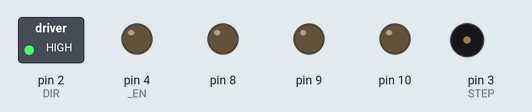
Recording of a sketch running on a simulated Arduino Uno, built with avr-gcc and run on an emulated ATmega328P. Parts: switched loads named in the sketch (green lamp = pin HIGH), output pins drawn as LEDs (lit = HIGH), buzzer (waves = sounding).

Above: at 0.1 s.
At 0.9 s:
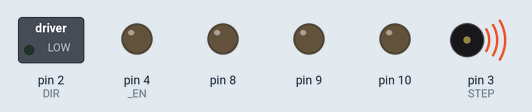
At 1.7 s:
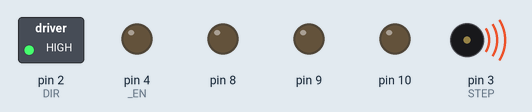
At 2.6 s:
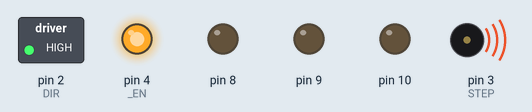
Timing chart, 0 to 3.2 s (numbered marks = the images above):
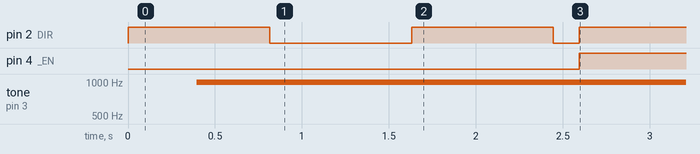

The sketch:

Stepper_Driver_OrgTomVersion.ino
```cpp
/*
  Author: Tom Johnson
  Date: 26/09/2019
  Editor: Ashley, Harrison Outram
  Last Updated: 4/10/2019
  Organisation: Curtin Robotics Club (CRoC)
  Project: Climbing Clock (2019)
  Purpose: To control the stepper motors for the Climbing Clock
*/

#define DIR 2 // Direction
#define STEP 3 // Step
#define _EN 4 // Encoder

float duration = 0.0;

void setup() {
  pinMode(2, OUTPUT); digitalWrite(2, HIGH);
  pinMode(3, OUTPUT); digitalWrite(2, HIGH);
  pinMode(8, OUTPUT); digitalWrite(8, LOW);
  pinMode(9, OUTPUT); digitalWrite(9, LOW);
  pinMode(10, OUTPUT); digitalWrite(10, LOW);
  pinMode(4, OUTPUT); digitalWrite(4, LOW);
}

void loop() {
  digitalWrite(DIR, sin(duration) > 0.0 ? HIGH : LOW);
  tone( STEP, 1000.0 * fabs(sin(duration)) );
  duration += 0.001;

  if (duration > 10.0) {
    duration = 0.0;
    digitalWrite(_EN, digitalRead(_EN) ? LOW : HIGH );
  }
}
```

Measured:
- by itself, pin 2 (DIR): goes HIGH 0.82 s, LOW 0.82 s, HIGH 0.82 s, LOW 0.15 s, then HIGH
- by itself, pin 4 (_EN): LOW → HIGH at 2.6 s
- by itself, tone on pin 3 (STEP): silent → 999 Hz at 0.40 s
